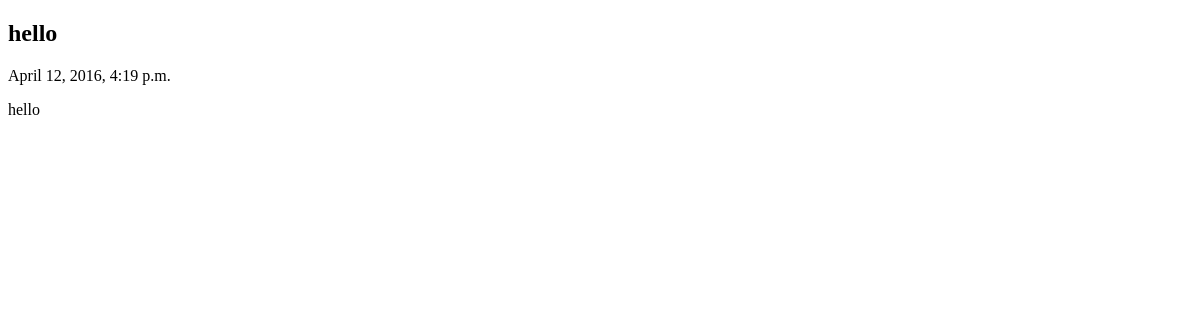
/blog/, run on an earlier commit of the app's database.
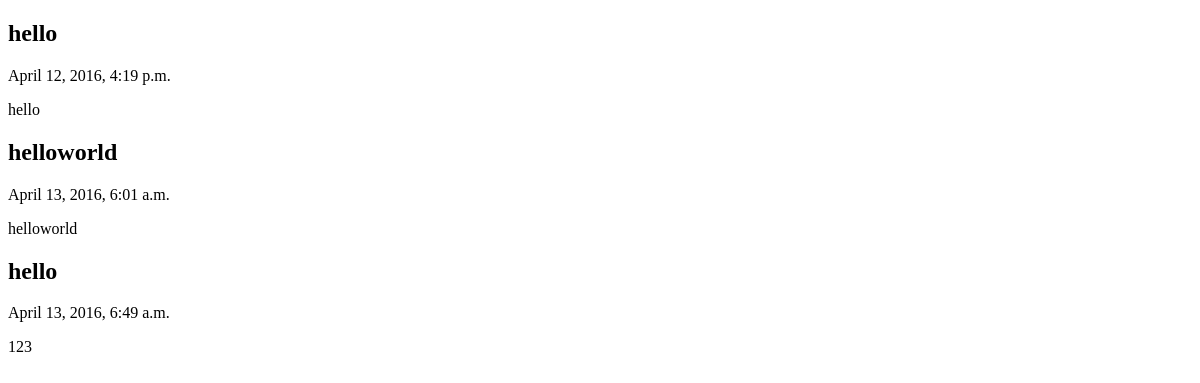
And on a later commit of the database.
### blog/models.py (models this page shows)
class BlogPost(models.Model):
    title = models.CharField(max_length = 150)
    body = models.TextField()
    timestamp = models.DateTimeField()

### blog/views.py (the view)
def index(request):
    posts = BlogPost.objects.all()
    t = loader.get_template("index.html")
    c = Context({'posts':posts})
    return HttpResponse(t.render(c))

### blog/templates/index.html (shortened to what this page needs)
<!DOCTYPE html>
<html lang="en">
<head>
</head>
<body>
{% for post in posts %}
    <h2>{{ post.title }}</h2>
    <p>{{ post.timestamp }}</p>
    <p>{{ post.body }}</p>
{% endfor%}
</body>
</html>

What changed in the data, as far as the page shows it:
added BlogPost: title "helloworld", timestamp "April 13, 2016, 6:01 a.m.", body "helloworld"
added BlogPost: title "hello", timestamp "April 13, 2016, 6:49 a.m.", body "123"
